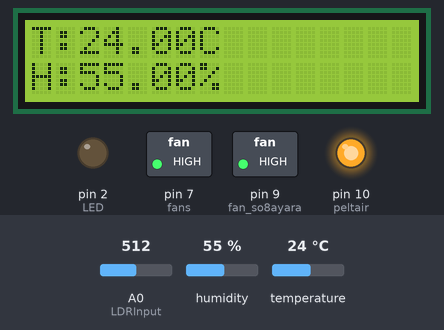
A sketch run on a simulated Arduino Uno, built with avr-gcc and run on an emulated ATmega328P. On the bench: 16×2 character LCD, switched loads named in the sketch (green lamp = pin HIGH), output pins drawn as LEDs (lit = HIGH). The test bench sets the inputs (shaded band); at power-on: temperature 24 °C, A0 (LDRInput) = 512, humidity 55 %. What the sketch prints to the serial monitor is not drawn.

Above: at 1.2 s.
1.3 s: temperature set to 24.5 °C
At 3.3 s:
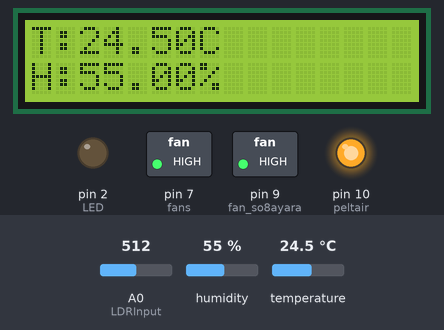
3.6 s: temperature set to 25.4 °C
At 5.3 s:
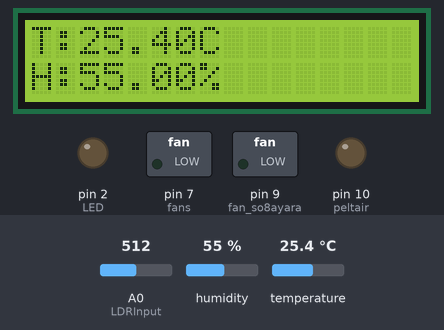
5.6 s: A0 (LDRInput) set to 412
7.4 s: A0 (LDRInput) set to 384
At 9.4 s:
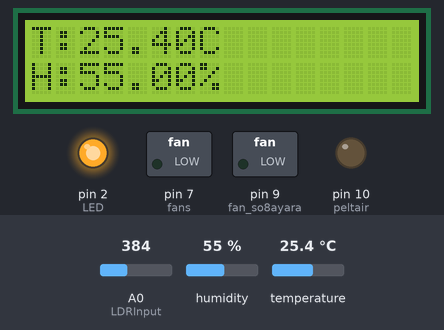
9.7 s: temperature set to 12 °C
At 11.5 s:
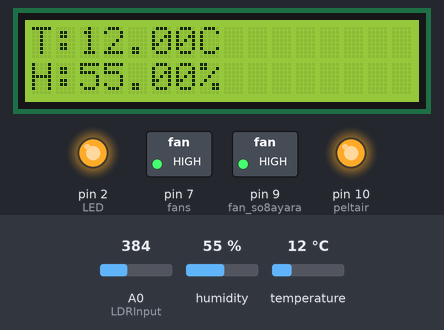
11.8 s: humidity set to 22 %
At 13.7 s:
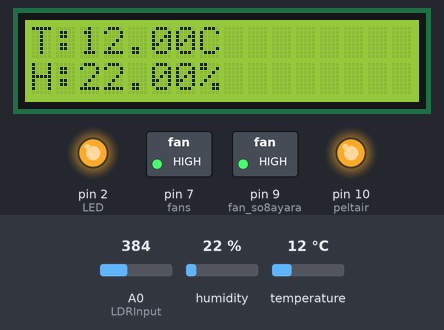
Timing chart, 0 to 14.8 s (numbered marks = the images above; inputs shaded):
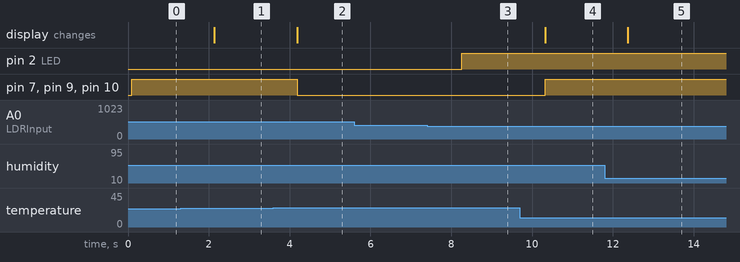

Measured:
- the behaviour switches between 24.9 and 25 °C on temperature (found by bisection; images 1 and 2)
- the behaviour switches between 400 and 399 on A0 (LDRInput) (found by bisection; images 2 and 3)
- after the input at 1.3 s, the display: changes after 0.84 s (image 1)
- after the input at 3.6 s, pin 7 (fans), pin 9 (fan_so8ayara), pin 10 (peltair): HIGH → LOW after 0.58 s; the display: changes after 0.58 s (image 2)
- after the input at 5.6 s, every drawn part: stays the same
- after the input at 7.4 s, pin 2 (LED): LOW → HIGH after 0.85 s
- after the input at 9.7 s, pin 7 (fans), pin 9 (fan_so8ayara), pin 10 (peltair): LOW → HIGH after 0.63 s; the display: changes after 0.63 s (image 4)
- after the input at 11.8 s, the display: changes after 0.57 s (image 5)

The sketch:

inal6.ino
```cpp
#include <LiquidCrystal_I2C.h>
#include <DHT.h>
#include <DHT_U.h>
#include <Adafruit_Sensor.h>

#define DHTPIN 3
#define DHTTYPE DHT22
DHT_Unified dht(DHTPIN, DHTTYPE);
LiquidCrystal_I2C lcd(0x27, 16, 2);

int LDRInput = A0;
int LED = 2;
int fans = 7;
int fan_so8ayara = 9;
int peltair = 10;
//temperature for green beans is maximum 29.5

long temperatureThreshold = 25;
unsigned long startTime = 0;
unsigned long currentTime = 0;
unsigned long elapsedTime = 0;
int thresholdValue = 400;
bool isLedOn = false;
bool ledOnFor3Hours = false;

unsigned long duration = 3 * 60 * 60* 1000;

void setup() {
  Serial.begin(9600);
  pinMode(LDRInput, INPUT);
  pinMode(LED, OUTPUT);
  pinMode(fans, OUTPUT);
  pinMode(fan_so8ayara, OUTPUT);
  pinMode(peltair, OUTPUT);

  lcd.init();
  lcd.backlight();

  dht.begin();
  sensor_t sensor;
  dht.temperature().getSensor(&sensor);
  dht.humidity().getSensor(&sensor);
}

void loop() {
  int value = analogRead(LDRInput);

  currentTime = millis();

  if (!ledOnFor3Hours) {
    if (value < thresholdValue) {
      if (!isLedOn) {
        isLedOn = true;
        digitalWrite(LED, HIGH);
        startTime = currentTime;
      }
    } else {
      if (isLedOn) {
        digitalWrite(LED, LOW);
        isLedOn = false;
      }
    }

    if (isLedOn) {
      elapsedTime = currentTime - startTime;
      if (elapsedTime >= duration) {
        digitalWrite(LED, LOW);
        isLedOn = false;
        ledOnFor3Hours = true;
      }
    }
  }

  // Read temperature and humidity from DHT22 sensor
  sensors_event_t event;
  dht.temperature().getEvent(&event);
  float temperature = event.temperature;
  dht.humidity().getEvent(&event);
  float humidity = event.relative_humidity;

  Serial.print("Temperature: ");
  Serial.print(temperature);
  Serial.print(" °C\t");
  Serial.print("Humidity: ");
  Serial.print(humidity);
  Serial.println(" %");
  Serial.print("light sensor readings:");
  Serial.print(value);
  lcd.setCursor(0, 0);
  lcd.print("T:");
  lcd.print(temperature);
  lcd.print("C");
  lcd.setCursor(0, 1);
  lcd.print("H:");
  lcd.print(humidity);
  lcd.print("%");


  if (temperature < temperatureThreshold) {
    digitalWrite(fans,HIGH);
    digitalWrite(fan_so8ayara, HIGH);
    digitalWrite(peltair, HIGH);
  } else {
    digitalWrite(fans,LOW);
    digitalWrite(fan_so8ayara, LOW);
    digitalWrite(peltair, LOW);
  }
  delay(1000);
}
```
